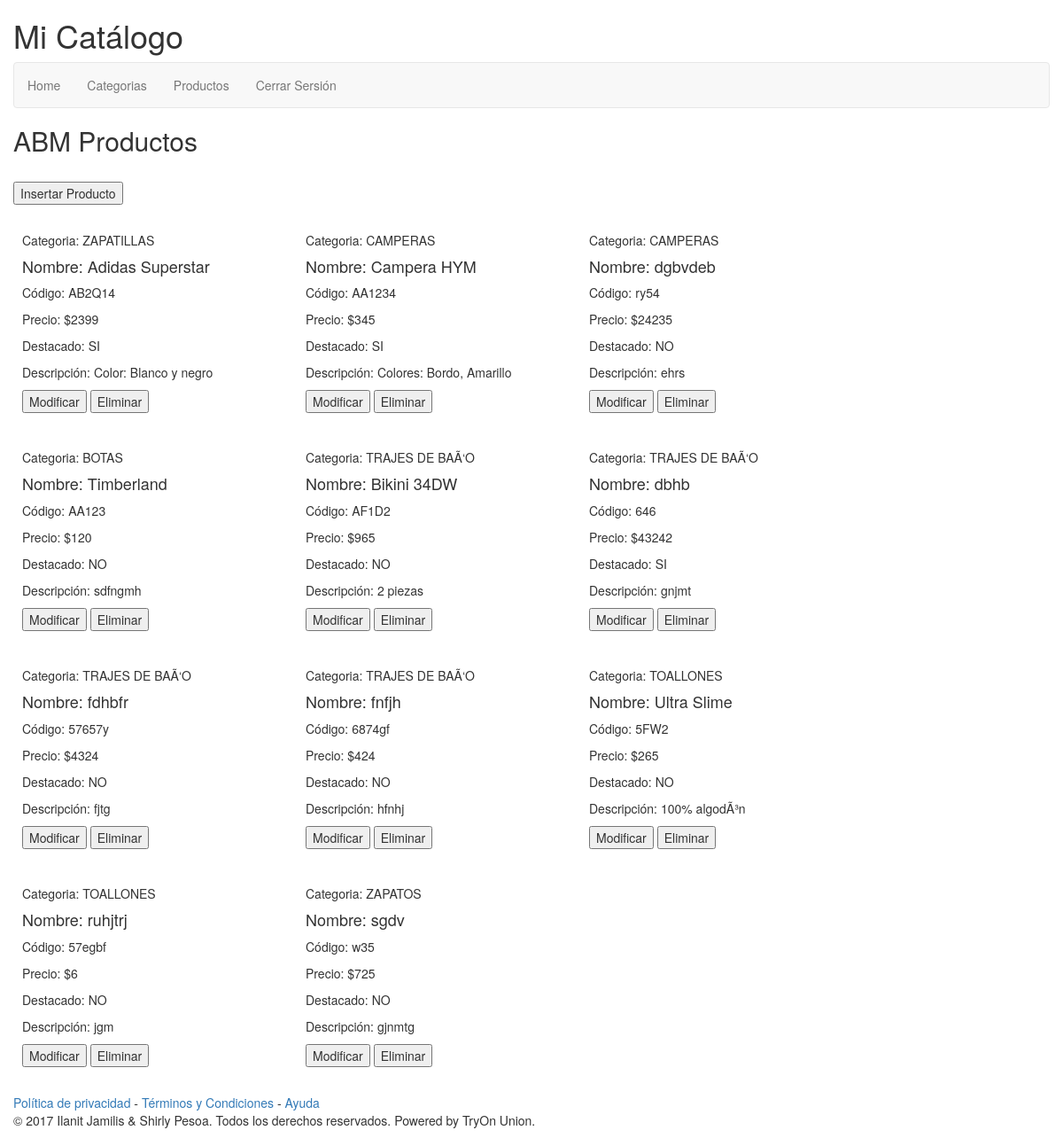
Page /TPFINAL/Producto-Listado.php on the committed database.
### tables this page shows
CREATE TABLE IF NOT EXISTS `categorias` (
  `idCategorias` int(11) UNSIGNED NOT NULL AUTO_INCREMENT,
  `Nombre` text NOT NULL COMMENT 'Nombre',
  PRIMARY KEY (`idCategorias`)
);

CREATE TABLE IF NOT EXISTS `productos` (
  `idProductos` int(10) UNSIGNED NOT NULL AUTO_INCREMENT,
  `idCategorias` int(11) NOT NULL COMMENT 'Categoría',
  `Codigo` varchar(11) NOT NULL COMMENT 'Código',
  `Nombre` text NOT NULL COMMENT 'Nombre',
  `Precio` float NOT NULL COMMENT 'Precio',
  `Destacado` tinyint(4) NOT NULL COMMENT 'Destacado',
  `Descripcion` text NOT NULL COMMENT 'Descripción',
  `Imagen` text NOT NULL COMMENT 'Imagen',
  PRIMARY KEY (`idProductos`),
  KEY `idCategorias` (`idCategorias`)
);

### TPFINAL/dao/productoDao.php (called while the page is built, shortened)
<?php
class productoDao {
    static function abrirBaseDatos() {
        $opts = array(
        'servername' => "localhost",
        'username' => "root",
        'password' => "root",
        'dbname' => "db",
    );
        $DBH = new PDO("mysql:host=" . $opts['servername'] . ";dbname=" . $opts['dbname'], $opts['username'], $opts['password']);
        $DBH->setAttribute(PDO::ATTR_ERRMODE, PDO::ERRMODE_EXCEPTION);
        return $DBH;
    }
	public static function traerProductosCC() {
        $DBH = self::abrirBaseDatos();
        try {
            $query = "SELECT productos.idProductos, categorias.Nombre AS Categoria, productos.Codigo, productos.Nombre, productos.Precio, productos.Destacado,
			productos.Descripcion, productos.Imagen FROM productos
			INNER JOIN categorias ON productos.idCategorias = categorias.idCategorias";
            $STH = $DBH->prepare($query);
            $STH->setFetchMode(PDO::FETCH_ASSOC);
            $STH->execute();
			$listado = array();
			if ($STH->rowCount() > 0) {
				$i = 0;
				while($row = $STH->fetch()) {
					$prod = new producto();
					$prod->id = $row['idProductos'];
					$prod->idCategoria = $row['Categoria'];
					$prod->codigo = $row['Codigo'];
					$prod->nombre = $row['Nombre'];
					$prod->precio = $row['Precio'];
					$prod->destacado = $row['Destacado'];
					$prod->descripcion = $row['Descripcion'];
					$prod->imagen = $row['Imagen'];
					$listado[$i] = $prod;
					$i++;
				}
			}
        } catch (PDOException $e) {
            echo $query . "<br>" . $e->getMessage();
        }
        return $listado;
    }
}

### TPFINAL/Producto-Listado.php (the view, shortened to what this page needs)
<?php
	include_once ($_SERVER["DOCUMENT_ROOT"] . '/TPFINAL/dao/productoDao.php');
?>
<h2>ABM Productos</h2>
<br/><button onclick='insertarProducto()'>Insertar Producto</button><br/><br/>
<?php
	$listado = productoDao::traerProductosCC();
	$salida = "<div>";
	foreach ($listado as $producto){
		$salida .= '<div class="card" style="width: 30rem; float:left; margin:10px; padding-bottom:20px;">
					  <img class="card-img-top">
					  <div class="card-block">
						<p class="card-text">Categoria: '.$producto->idCategoria.'</p>
						<h4 class="card-title">Nombre: '.$producto->nombre.'</h4>
						<p class="card-text">Código: '.$producto->codigo.'</p>
						<p class="card-text">Precio: $'.$producto->precio.'</p>
						<p class="card-text">Destacado: '.($producto->destacado == 1 ? "NO" : ($producto->destacado == 2 ? "SI" : "")).'</p>
						<p class="card-text">Descripción: '.$producto->descripcion.'</p>
						<button onclick="modificarProducto('.$producto->id.');">Modificar</button>
						<button onclick="eliminarProducto('.$producto->id.');">Eliminar</button>
					  </div>
					</div>';
	}
	$salida .= "</div>";
	echo $salida;
?>

### rows in the picture
categorias: Nombre "ZAPATILLAS"
productos: Nombre "Adidas Superstar", Codigo "AB2Q14", Precio "2399", Descripcion "Color: Blanco y negro"
categorias: Nombre "CAMPERAS CAMPERAS"
productos: Nombre "Campera HYM", Codigo "AA1234", Precio "345", Descripcion "Colores: Bordo, Amarillo"
productos: Nombre "dgbvdeb", Codigo "ry54", Precio "24235", Descripcion "ehrs"
categorias: Nombre "BOTAS"
productos: Nombre "Timberland", Codigo "AA123", Precio "120", Descripcion "sdfngmh"
categorias: Nombre "TRAJES DE BAÃ‘O TRAJES DE BAÃ‘O TRAJES DE BAÃ‘O TRAJES DE BAÃ‘O"
productos: Nombre "Bikini 34DW", Codigo "AF1D2", Precio "965", Descripcion "2 piezas"
productos: Nombre "dbhb", Codigo "646", Precio "43242", Descripcion "gnjmt"
productos: Nombre "fdhbfr", Codigo "57657y", Precio "4324", Descripcion "fjtg"
productos: Nombre "fnfjh", Codigo "6874gf", Precio "424", Descripcion "hfnhj"
categorias: Nombre "TOALLONES TOALLONES"
productos: Nombre "Ultra Slime", Codigo "5FW2", Precio "265", Descripcion "100% algodÃ³n"
productos: Nombre "ruhjtrj", Codigo "57egbf", Precio "6", Descripcion "jgm"
categorias: Nombre "ZAPATOS"
productos: Nombre "sgdv", Codigo "w35", Precio "725", Descripcion "gjnmtg"
